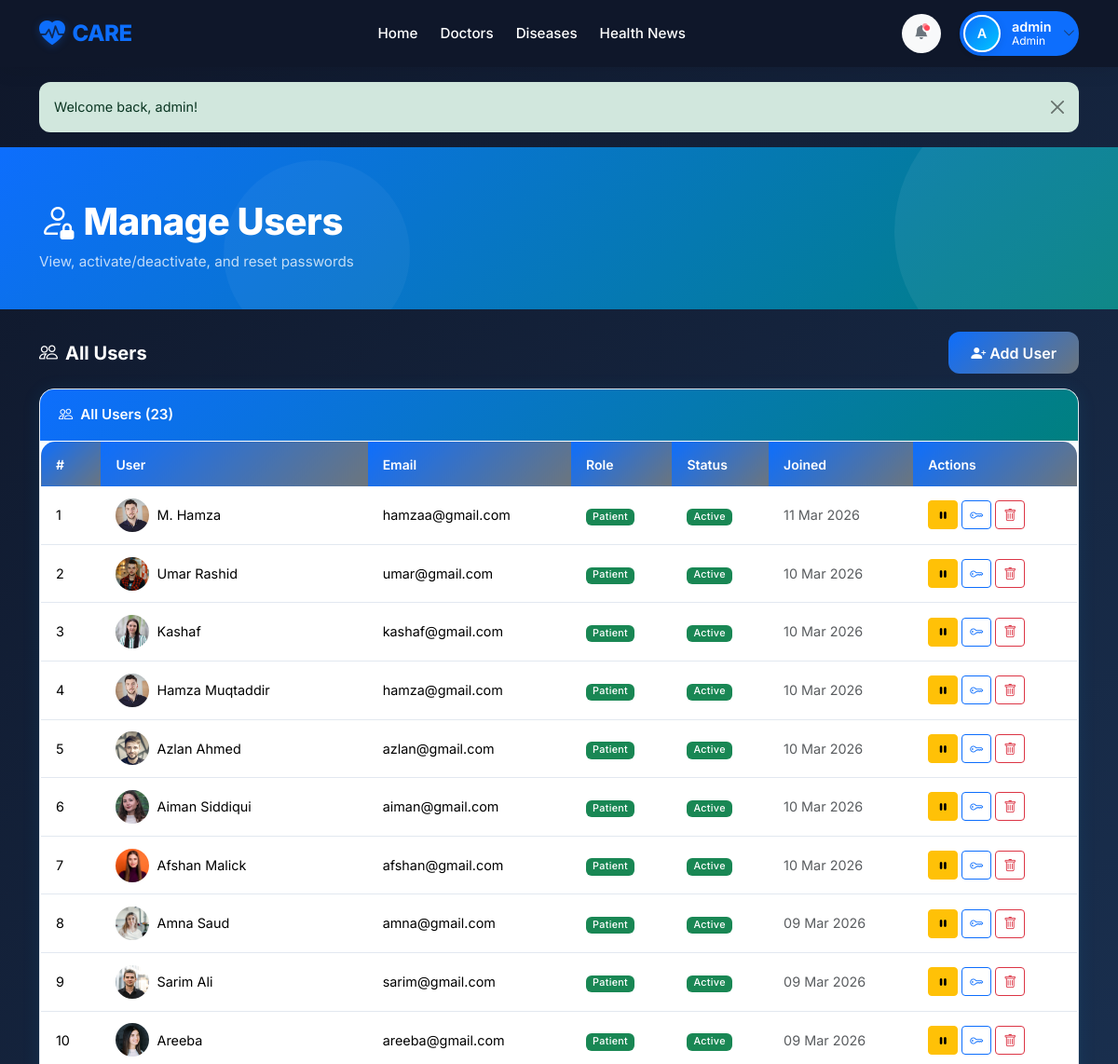
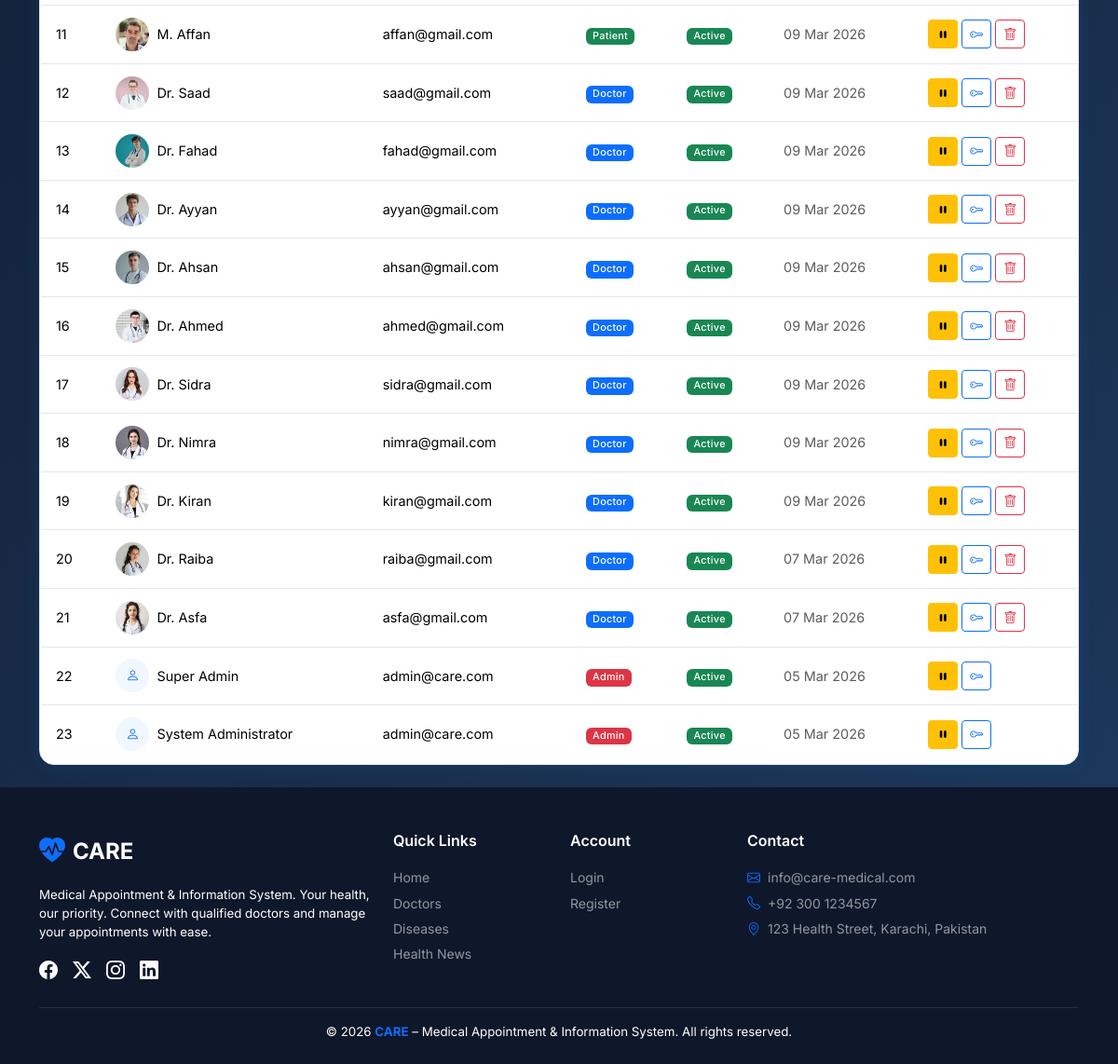
The page /admin/users.php (signed in) on the database its author committed (2 pictures, top to bottom).
### tables this page shows
CREATE TABLE `users` (
  `id` int(11) NOT NULL,
  `username` varchar(50) NOT NULL,
  `email` varchar(100) NOT NULL,
  `password` varchar(255) NOT NULL,
  `role` enum('admin','doctor','patient') NOT NULL,
  `status` enum('active','inactive') DEFAULT 'active',
  `created_at` timestamp NOT NULL DEFAULT current_timestamp(),
  `reset_token` varchar(255) DEFAULT NULL,
  `token_expiry` datetime DEFAULT NULL
);

### admin/users.php (the view, shortened to what this page needs)
<?php
require_once '../config/db.php';
require_once '../includes/auth.php';
$users = $conn->query("
   SELECT u.*,
       COALESCE(a.full_name, d.full_name, p.full_name) AS full_name,
       COALESCE(d.profile_image, p.profile_image) AS profile_image
FROM users u
LEFT JOIN admins a ON a.user_id = u.id AND u.role = 'admin'
LEFT JOIN doctors d ON d.user_id = u.id AND u.role = 'doctor'
LEFT JOIN patients p ON p.user_id = u.id AND u.role = 'patient'
ORDER BY u.created_at DESC
");
include '../includes/header.php';
?>
<div class="page-hero">
    <div class="container">
        <h1><i class="bi bi-person-lock me-2"></i>Manage Users</h1>
        <p class="mb-0 opacity-75">View, activate/deactivate, and reset passwords</p>
    </div>
</div>
<div class="container py-4">
    <div class="d-flex justify-content-between align-items-center mb-3">
        <h5 class="fw-bold mb-0 text-white"><i class="bi bi-people me-2"></i>All Users</h5>
        <a href="add_user.php" class="btn btn-care">
            <i class="bi bi-person-plus-fill me-1"></i>Add User
        </a>
    </div>
    <div class="care-card">
        <div class="card-header"><i class="bi bi-people me-2"></i>All Users (<?= $users->num_rows ?>)</div>
        <div class="card-body p-0">
            <div class="table-responsive">
                <table class="table care-table mb-0">
                    <thead>
                        <tr><th>#</th><th>User</th><th>Email</th><th>Role</th><th>Status</th><th>Joined</th><th>Actions</th></tr>
                    </thead>
                    <tbody>
                        <?php $i=1; while ($u = $users->fetch_assoc()): ?>
                        <tr>
                            <td><?= $i++ ?></td>
                            <td>
                                <div class="d-flex align-items-center gap-2">
<?php if (!empty($u['profile_image'])): ?>
<img src="../uploads/profiles/<?= e($u['profile_image']) ?>"
style="width:36px;height:36px;border-radius:50%;object-fit:cover;">
<?php else: ?>
<div style="width:36px;height:36px;border-radius:50%;
background:var(--care-blue-light);
display:flex;
align-items:center;
justify-content:center;
color:var(--care-primary);">
<i class="bi bi-person"></i>
</div>
<?php endif; ?>
<div>
<div class="fw-600"><?= e($u['full_name']) ?></div>
</div>
</div>
                            <td class="small"><?= e($u['email']) ?></td>
                            <td>
                                <?php $roleColors = ['admin'=>'danger','doctor'=>'primary','patient'=>'success']; ?>
                                <span class="badge bg-<?= $roleColors[$u['role']] ?? 'secondary' ?>"><?= ucfirst($u['role']) ?></span>
                            </td>
                            <td><?= statusBadge($u['status']) ?></td>
                            <td class="small text-muted"><?= formatDate($u['created_at']) ?></td>
                            <td>
                                <form method="POST" class="d-inline">
                                    <button type="submit" class="btn btn-sm <?= $u['status']==='active'?'btn-warning':'btn-success' ?>" title="Toggle Status">
                                        <i class="bi bi-<?= $u['status']==='active'?'pause':'play' ?>-fill"></i>
                                    </button>
                                </form>
                                <button class="btn btn-outline-primary btn-sm reset-pwd-btn"
                                    data-id="<?= $u['id'] ?>"
                                    data-username="<?= e($u['username']) ?>"
                                    data-bs-toggle="modal"
                                    data-bs-target="#resetPwdModal">
                                    <i class="bi bi-key"></i>
                                </button>
                                <?php if ($u['id'] != $_SESSION['user_id']): ?>
                                <form method="POST" class="d-inline">
                                    <button type="submit" class="btn btn-outline-danger btn-sm" data-confirm="Delete user <?= e($u['username']) ?>?">
                                        <i class="bi bi-trash"></i>
                                    </button>
                                </form>
                                <?php endif; ?>
                            </td>
                        </tr>
                        <?php endwhile; ?>
                    </tbody>
                </table>
            </div>
        </div>
    </div>
</div>
<?php include '../includes/footer.php'; ?>

### includes/auth.php (shortened to what this page needs)
<?php
function e($string) {
    return htmlspecialchars($string ?? '', ENT_QUOTES, 'UTF-8');
}
function getFlash() {
    if (isset($_SESSION['flash'])) {
        $flash = $_SESSION['flash'];
        return $flash;
    }
    return null;
}
function showFlash() {
    $flash = getFlash();
    if ($flash) {
        $class = $flash['type'] === 'success' ? 'success' : ($flash['type'] === 'error' ? 'danger' : $flash['type']);
        echo '<div class="alert alert-' . $class . ' alert-dismissible fade show" role="alert">';
        if (is_array($flash['message'])) {
            echo '<ul class="mb-0' . (count($flash['message']) > 1 ? '' : ' list-unstyled') . '">';
            foreach ($flash['message'] as $msg) {
                echo '<li>' . e($msg) . '</li>';
            }
            echo '</ul>';
        } else {
            echo e($flash['message']);
        }
        echo '<button type="button" class="btn-close" data-bs-dismiss="alert"></button>';
        echo '</div>';
    }
}
function formatDate($date) {
    return date('d M Y', strtotime($date));
}
function statusBadge($status) {
    $colors = [
        'active'    => 'success',
        'inactive'  => 'secondary',
        'pending'   => 'warning',
        'approved'  => 'success',
        'cancelled' => 'danger',
        'completed' => 'primary',
        'available' => 'info',
        'booked'    => 'dark',
    ];
    $color = $colors[$status] ?? 'secondary';
    return '<span class="badge bg-' . $color . '">' . ucfirst($status) . '</span>';
}
?>

### assets/css/style.css (style rules this page uses)
:root { --care-primary: #0ea5e9; --care-secondary: #0284c7; --care-teal: #0d9488; --care-teal-light: #ccfbf1; --care-blue-light: #e0f2fe; --care-dark: #0f172a; --care-text: #1e293b; --care-muted: #6e748b; --care-border: #e2e8f0; --care-card-bg: #ffffff; --care-bg: #f0f9ff; --navbar-bg: #0f172a; --footer-bg: #0f172a; --shadow-sm: 0 1px 3px rgba(0, 0, 0, .08), 0 1px 2px rgba(0, 0, 0, .06); --shadow-md: 0 4px 6px -1px rgba(0, 0, 0, .1), 0 2px 4px -1px rgba(0, 0, 0, .06); --shadow-lg: 0 10px 15px -3px rgba(0, 0, 0, .1), 0 4px 6px -2px rgba(0, 0, 0, .05); --shadow-card: 0 2px 20px rgba(14, 165, 233, .10); --radius-sm: 0.5rem; --radius-md: 0.75rem; --radius-lg: 1rem; --radius-xl: 1.5rem; --transition: all 0.25s ease; }
*, *::before, *::after { box-sizing: border-box; }
html { scroll-behavior: smooth; }
body { font-family: 'Inter', system-ui, -apple-system, sans-serif; background: linear-gradient(135deg, #0f172a 0%, #1e3a5f 100%); color: var(--care-text); min-height: 100vh; display: flex; flex-direction: column; font-size: 0.95rem; }
.care-card { background: var(--care-card-bg); border: 1px solid var(--care-border); border-radius: var(--radius-lg); box-shadow: var(--shadow-card); transition: var(--transition); overflow: hidden; }
.care-card .card-header { background: linear-gradient(135deg, var(--care-primary), var(--care-teal)); color: #fff; border: none; font-weight: 600; padding: 1rem 1.25rem; transition: var(--transition); }
.btn-care { background: linear-gradient(135deg, var(--care-primary), var(--care-secondary)); color: #fff !important; border: none; border-radius: var(--radius-md); font-weight: 600; padding: 0.65rem 1.5rem; transition: var(--transition); }
.care-table { border-radius: var(--radius-lg); overflow: hidden; box-shadow: var(--shadow-card); border: 1px solid var(--care-border); }
.care-table thead th { background: linear-gradient(135deg, var(--care-primary), var(--care-secondary)); color: #fff; font-weight: 600; border: none; padding: 0.85rem 1rem; font-size: 0.875rem; }
.care-table tbody tr { transition: var(--transition); border-color: var(--care-border); }
.care-table td { padding: 0.8rem 1rem; vertical-align: middle; font-size: 0.9rem; position: relative; z-index: 1; }
.page-hero { background: linear-gradient(135deg, var(--care-primary), var(--care-teal)); color: #fff; padding: 3.5rem 0 2.5rem; position: relative; overflow: hidden; }
.page-hero::before { content: ''; position: absolute; top: -60px; right: -60px; width: 300px; height: 300px; border-radius: 50%; background: rgba(255, 255, 255, .06); }
.page-hero::after { content: ''; position: absolute; bottom: -40px; left: 20%; width: 200px; height: 200px; border-radius: 50%; background: rgba(255, 255, 255, .04); }
.page-hero .container { position: relative; z-index: 1; }
.page-hero h1 { font-weight: 800; letter-spacing: -0.5px; }
.alert { border-radius: var(--radius-md); border: none; font-size: 0.9rem; }
.badge { font-weight: 500; letter-spacing: 0.3px; }

### assets/css/header.css (style rules this page uses)
:root { --care-primary: #0d6efd; --care-primary-dark: #0a58ca; --care-secondary: #6c757d; --care-teal: #008080; --care-teal-light: #e0f2f2; --care-blue-light: #f0f7ff; --care-white: #ffffff; --care-dark: #212529; --navbar-bg: #0f172a; --care-gray-100: #f8f9fa; --care-gray-200: #e9ecef; --care-shadow: 0 4px 20px rgba(0, 0, 0, 0.08); --care-transition: all 0.3s cubic-bezier(0.4, 0, 0.2, 1); }

### rows shown on the page
users: full_name "M. Hamza", email "hamzaa@gmail.com", role "Patient", status "Active", created_at "11 Mar 2026"
users: shows a picture, full_name "Umar Rashid", email "umar@gmail.com", role "Patient", status "Active", created_at "10 Mar 2026"
users: shows a picture, full_name "Kashaf", email "kashaf@gmail.com", role "Patient", status "Active", created_at "10 Mar 2026"
users: full_name "Hamza Muqtaddir", email "hamza@gmail.com", role "Patient", status "Active", created_at "10 Mar 2026"
users: shows a picture, full_name "Azlan Ahmed", email "azlan@gmail.com", role "Patient", status "Active", created_at "10 Mar 2026"
users: shows a picture, full_name "Aiman Siddiqui", email "aiman@gmail.com", role "Patient", status "Active", created_at "10 Mar 2026"
users: shows a picture, full_name "Afshan Malick", email "afshan@gmail.com", role "Patient", status "Active", created_at "10 Mar 2026"
users: shows a picture, full_name "Amna Saud", email "amna@gmail.com", role "Patient", status "Active", created_at "09 Mar 2026"
users: shows a picture, full_name "Sarim Ali", email "sarim@gmail.com", role "Patient", status "Active", created_at "09 Mar 2026"
users: shows a picture, full_name "Areeba", email "areeba@gmail.com", role "Patient", status "Active", created_at "09 Mar 2026"
users: shows a picture, full_name "M. Affan", email "affan@gmail.com", role "Patient", status "Active", created_at "09 Mar 2026"
users: shows a picture, full_name "Dr. Saad", email "saad@gmail.com", role "Doctor", status "Active", created_at "09 Mar 2026"
users: shows a picture, full_name "Dr. Fahad", email "fahad@gmail.com", role "Doctor", status "Active", created_at "09 Mar 2026"
users: shows a picture, full_name "Dr. Ayyan", email "ayyan@gmail.com", role "Doctor", status "Active", created_at "09 Mar 2026"
users: shows a picture, full_name "Dr. Ahsan", email "ahsan@gmail.com", role "Doctor", status "Active", created_at "09 Mar 2026"
users: shows a picture, full_name "Dr. Ahmed", email "ahmed@gmail.com", role "Doctor", status "Active", created_at "09 Mar 2026"
users: shows a picture, full_name "Dr. Sidra", email "sidra@gmail.com", role "Doctor", status "Active", created_at "09 Mar 2026"
users: shows a picture, full_name "Dr. Nimra", email "nimra@gmail.com", role "Doctor", status "Active", created_at "09 Mar 2026"
users: shows a picture, full_name "Dr. Kiran", email "kiran@gmail.com", role "Doctor", status "Active", created_at "09 Mar 2026"
users: shows a picture, full_name "Dr. Raiba", email "raiba@gmail.com", role "Doctor", status "Active", created_at "07 Mar 2026"
users: shows a picture, full_name "Dr. Asfa", email "asfa@gmail.com", role "Doctor", status "Active", created_at "07 Mar 2026"
users: full_name "Super Admin", email "admin@care.com", role "Admin", status "Active", created_at "05 Mar 2026", full_name "System Administrator"

### other values the page prints
$initial "A"
$username "admin"
$role "Admin"
$flash['message'] "Welcome back, admin!"
$users->num_rows "23"
